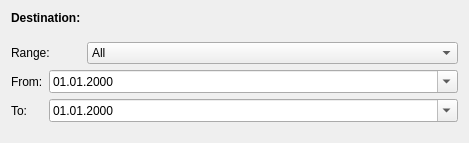
<?xml version="1.0" encoding="UTF-8"?>
<ui version="4.0">
 <class>ComicArchiveDialog</class>
 <widget class="QWidget" name="ComicArchiveDialog">
  <property name="geometry">
   <rect>
    <x>0</x>
    <y>0</y>
    <width>469</width>
    <height>143</height>
   </rect>
  </property>
  <layout class="QFormLayout" name="formLayout_4">
   <item row="0" column="0">
    <widget class="QLabel" name="label_2">
     <property name="font">
      <font>
       <weight>75</weight>
       <bold>true</bold>
      </font>
     </property>
     <property name="text">
      <string>Destination:</string>
     </property>
    </widget>
   </item>
   <item row="0" column="1">
    <widget class="KUrlRequester" name="dest">
     <property name="filter">
      <string>*.cbz|Comic Book Archive (Zip)</string>
     </property>
     <property name="mode">
      <set>KFile::File|KFile::LocalOnly</set>
     </property>
    </widget>
   </item>
   <item row="1" column="1">
    <spacer name="verticalSpacer">
     <property name="orientation">
      <enum>Qt::Vertical</enum>
     </property>
     <property name="sizeType">
      <enum>QSizePolicy::Fixed</enum>
     </property>
     <property name="sizeHint" stdset="0">
      <size>
       <width>20</width>
       <height>5</height>
      </size>
     </property>
    </spacer>
   </item>
   <item row="2" column="0">
    <widget class="QLabel" name="label">
     <property name="statusTip">
      <string>The range of comic strips to archive.</string>
     </property>
     <property name="text">
      <string>Range:</string>
     </property>
    </widget>
   </item>
   <item row="2" column="1">
    <widget class="KComboBox" name="archiveType">
     <item>
      <property name="text">
       <string>All</string>
      </property>
     </item>
     <item>
      <property name="text">
       <string>From beginning to ...</string>
      </property>
     </item>
     <item>
      <property name="text">
       <string>From end to ...</string>
      </property>
     </item>
     <item>
      <property name="text">
       <string>Manual range</string>
      </property>
     </item>
    </widget>
   </item>
   <item row="3" column="0" colspan="2">
    <widget class="QStackedWidget" name="types">
     <property name="currentIndex">
      <number>0</number>
     </property>
     <widget class="QWidget" name="date">
      <layout class="QFormLayout" name="formLayout">
       <property name="margin">
        <number>0</number>
       </property>
       <item row="0" column="0">
        <widget class="QLabel" name="fromDateLabel">
         <property name="text">
          <string comment="in a range: from to">From:</string>
         </property>
        </widget>
       </item>
       <item row="1" column="0">
        <widget class="QLabel" name="toDateLabel">
         <property name="text">
          <string comment="in a range: from to">To:</string>
         </property>
        </widget>
       </item>
       <item row="0" column="1">
        <widget class="QDateEdit" name="fromDate">
         <property name="displayFormat">
          <string>dd.MM.yyyy</string>
         </property>
         <property name="calendarPopup">
          <bool>true</bool>
         </property>
        </widget>
       </item>
       <item row="1" column="1">
        <widget class="QDateEdit" name="toDate">
         <property name="displayFormat">
          <string>dd.MM.yyyy</string>
         </property>
         <property name="calendarPopup">
          <bool>true</bool>
         </property>
        </widget>
       </item>
      </layout>
     </widget>
     <widget class="QWidget" name="number">
      <layout class="QFormLayout" name="formLayout_2">
       <property name="margin">
        <number>0</number>
       </property>
       <item row="0" column="0">
        <widget class="QLabel" name="fromNumberLabel">
         <property name="text">
          <string comment="in a range: from to">From:</string>
         </property>
        </widget>
       </item>
       <item row="1" column="0">
        <widget class="QLabel" name="toNumberLabel">
         <property name="text">
          <string comment="in a range: from to">To:</string>
         </property>
        </widget>
       </item>
       <item row="1" column="1">
        <widget class="KIntSpinBox" name="toNumber">
         <property name="maximum">
          <number>100000</number>
         </property>
        </widget>
       </item>
       <item row="0" column="1">
        <widget class="KIntSpinBox" name="fromNumber">
         <property name="maximum">
          <number>100000</number>
         </property>
        </widget>
       </item>
      </layout>
     </widget>
     <widget class="QWidget" name="string">
      <layout class="QFormLayout" name="formLayout_3">
       <property name="margin">
        <number>0</number>
       </property>
       <item row="0" column="0">
        <widget class="QLabel" name="fromStringLabel">
         <property name="text">
          <string comment="in a range: from to">From:</string>
         </property>
        </widget>
       </item>
       <item row="1" column="0">
        <widget class="QLabel" name="toStringLabel">
         <property name="text">
          <string comment="in a range: from to">To:</string>
         </property>
        </widget>
       </item>
       <item row="0" column="1">
        <widget class="KLineEdit" name="fromString"/>
       </item>
       <item row="1" column="1">
        <widget class="KLineEdit" name="toString"/>
       </item>
      </layout>
     </widget>
    </widget>
   </item>
  </layout>
 </widget>
 <customwidgets>
  <customwidget>
   <class>KIntSpinBox</class>
   <extends>QSpinBox</extends>
   <header>knuminput.h</header>
  </customwidget>
  <customwidget>
   <class>KUrlRequester</class>
   <extends>QFrame</extends>
   <header>kurlrequester.h</header>
  </customwidget>
  <customwidget>
   <class>KLineEdit</class>
   <extends>QLineEdit</extends>
   <header>klineedit.h</header>
  </customwidget>
  <customwidget>
   <class>KComboBox</class>
   <extends>QComboBox</extends>
   <header>kcombobox.h</header>
  </customwidget>
 </customwidgets>
 <resources/>
 <connections/>
</ui>
